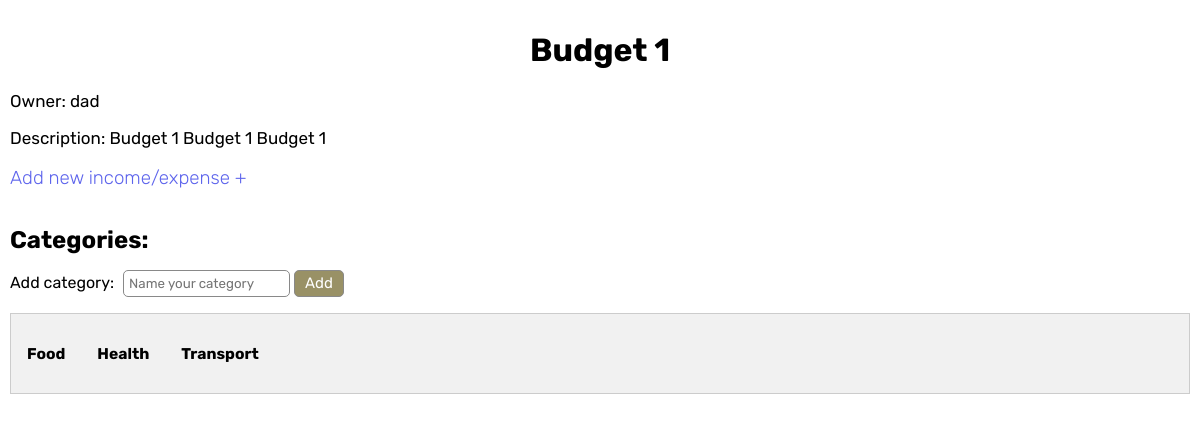
Page /budget/b15b56abdcc147d68d473dac4d7a1cff/ (signed in) on the committed database.
### family_budget/models.py (models this page shows, shortened)
class Budget(models.Model):
    name = models.CharField(max_length=2000, verbose_name='Name', unique=True)
    slug = models.SlugField(null=True, blank=True, max_length=150, unique = True,verbose_name='Link', default=str(uuid.uuid4()).replace('-',''))
    description = models.TextField(max_length=5500, null=True, blank=True, verbose_name='Description')
    owner = models.ForeignKey(Account,null=True, on_delete=models.CASCADE, verbose_name='Owner', blank=True, related_name='budgets_owner')
    added = models.DateTimeField(auto_now_add=True, verbose_name='Added ad' )
    class Meta:
        verbose_name_plural='Budgets'
        verbose_name= 'Budget'
        ordering=['name']

class Category(models.Model):
    name = models.CharField(max_length=200, null=True, blank=True, verbose_name='Name')
    budget = models.ForeignKey(Budget, on_delete=models.CASCADE, verbose_name='Budget')
    def __str__(self):
        return self.name
    class Meta:
        verbose_name_plural='Categories'
        verbose_name= 'Category'
        ordering=['name']

### account/models.py (models this page shows, shortened)
class Account(AbstractBaseUser, PermissionsMixin):
	email 					= models.EmailField(verbose_name="email", max_length=60, unique=True)
	first_name				= models.CharField(max_length=50, blank=True)
	last_name				= models.CharField(max_length=50, blank=True)
	member 					= models.ForeignKey(Family,verbose_name='Family', on_delete=models.DO_NOTHING, null=True, blank=True)
	date_joined				= models.DateTimeField(verbose_name='Registration date', auto_now_add=True)
	last_login				= models.DateTimeField(verbose_name='Last Login', auto_now=True)
	is_admin				= models.BooleanField(default=False)
	is_staff				= models.BooleanField(default=False)
	is_superuser			= models.BooleanField(default=False)
	USERNAME_FIELD = 'email'
	objects = MyAccountManager()
	def get_username_from_email(self):
		return self.email.split('@')[0]

### family_budget/views.py (the view)
# urls.py: path('budget/', views.BudgetList.as_view()),
def budget(request, slug):
    if Budget.objects.filter(slug=slug).exists():
        budget = Budget.objects.get(slug=slug)
        categories = Category.objects.filter(budget=budget)
        budget_items = BudgetItems.objects.filter(budget=budget).order_by('category')
        form = BudgetItemAddForm()
        category_form = CategoryAddForm()
        context = {
            'budget':budget,
            'categories':categories,
            'budget_items': budget_items,
            'form':form,
            'category_form':category_form,
        }
        return render(request, 'budget/budget.html', context)
    else:
        return redirect('family_budget:index')

### family_budget/forms.py
class BudgetItemAddForm(ModelForm):
    class Meta:
        model = BudgetItems
        fields=('name', 'price', 'description', 'budget', 'category', 'currency')
        widgets = {
            'name':forms.TextInput(attrs={'placeholder':'Name your income/expense'}),
            'description':forms.Textarea(attrs={'placeholder':'Write some details (optional)'}),
        }
    def __init__(self, *args, **kwargs):
        super().__init__(*args, **kwargs)
        self.fields['budget'].empty_label = None
        self.fields['category'].empty_label = None

class CategoryAddForm(ModelForm):
    class Meta:
        model = Category
        fields=('name', 'budget')
        widgets = {
            'name':forms.TextInput(attrs={'placeholder':'Name your category'}),
        }
    def __init__(self, *args, **kwargs):
        super().__init__(*args, **kwargs)
        self.fields['budget'].empty_label = None

### family_budget/templates/budget/budget.html (shortened to what this page needs)
{% extends 'others/base.html' %}
{% load static %}
{% block styles %}
<link rel="stylesheet" href="{% static 'css/budget.css' %}">
{% endblock %}
{% block content %}
    <h1 class="budget_name">{{budget.name}}</h1>
    <p class="budget_details">Owner: {{budget.owner.get_username_from_email}}</p>
    <p class="budget_details">Description: {{budget.description}}</p>
    <h3 class="add_new_income_btn">Add new income/expense +</h3>
    <h2 style="margin: 0;">Categories:</h2>
    <form action="{% url 'family_budget:add_category' %}" method="post">
        <p class="add_category_field">Add category: {{category_form.name}}</p>
        <input type="submit" value="Add" class="add_category_field_submit">
    </form>
    <div class="tab">
    {% for category in categories %}
        <button class="tablinks" onclick="openBudgetItem(event, '{{category}}')">
            <h3>{{category}}</h3>
        </button>
    {% endfor %}
    </div>
{% endblock %}

### family_budget/static/css/style.css (style rules this page uses)
* { font-family: 'Rubic' !important; }
:root { --background-color: #b5aa72; --background-color-hover: #999166; --button-color: #77ab7a; --border: #898989; }
body { margin: 0; padding: 0; min-height: 100vh; display:flex; flex-direction:column; overflow-x: hidden; }

### family_budget/static/css/budget.css (style rules this page uses)
.tab { overflow: hidden; border: 1px solid #ccc; background-color: #f1f1f1; }
.tab button { background-color: inherit; float: left; border: none; outline: none; cursor: pointer; padding: 14px 16px; transition: 0.3s; }
.budget_name { text-align: center; }
.budget_details { font-size: 17px; }
.add_budget_field input, .add_budget_field textarea, select, .add_category_field input { box-sizing: border-box; padding: 5px; border-radius: 5px; border: 1px solid #898989; outline: none; margin-left: 5px; resize: none; max-height: 125px !important; }
.add_new_income_btn { font-weight: lighter; color: #5d64ec; cursor: pointer; }
.add_category_field { display: inline-block; }
.add_category_field_submit { width: 50px; font-size: 15px; border: 1px solid #898989; border-radius: 5px; cursor: pointer; background: var(--background-color); color: #fff; height: 27px; }
.add_category_field_submit { background: var(--background-color-hover); }

### rows in the picture
Budget: name "Budget 1", owner.get_username_from_email "dad", description "Budget 1 Budget 1 Budget 1"
Category: name "Food"
Category: name "Health"
Category: name "Transport"
